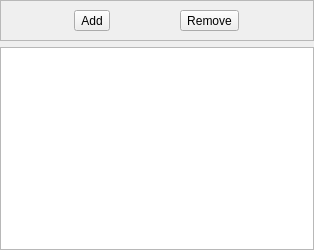
<?xml version="1.0" encoding="UTF-8"?>
<ui version="4.0">
 <class>Form</class>
 <widget class="QWidget" name="Form">
  <property name="geometry">
   <rect>
    <x>0</x>
    <y>0</y>
    <width>314</width>
    <height>250</height>
   </rect>
  </property>
  <property name="windowTitle">
   <string>Form</string>
  </property>
  <layout class="QVBoxLayout" name="verticalLayout">
   <property name="leftMargin">
    <number>0</number>
   </property>
   <property name="topMargin">
    <number>0</number>
   </property>
   <property name="rightMargin">
    <number>0</number>
   </property>
   <property name="bottomMargin">
    <number>0</number>
   </property>
   <item>
    <widget class="QFrame" name="frame">
     <property name="frameShape">
      <enum>QFrame::StyledPanel</enum>
     </property>
     <property name="frameShadow">
      <enum>QFrame::Raised</enum>
     </property>
     <layout class="QHBoxLayout" name="horizontalLayout">
      <item>
       <widget class="QToolButton" name="toolButton_add">
        <property name="text">
         <string>Add</string>
        </property>
       </widget>
      </item>
      <item>
       <widget class="QToolButton" name="toolButton_remove">
        <property name="text">
         <string>Remove</string>
        </property>
       </widget>
      </item>
     </layout>
    </widget>
   </item>
   <item>
    <widget class="QTableWidget" name="tableWidget_actors"/>
   </item>
  </layout>
 </widget>
 <resources/>
 <connections/>
</ui>
